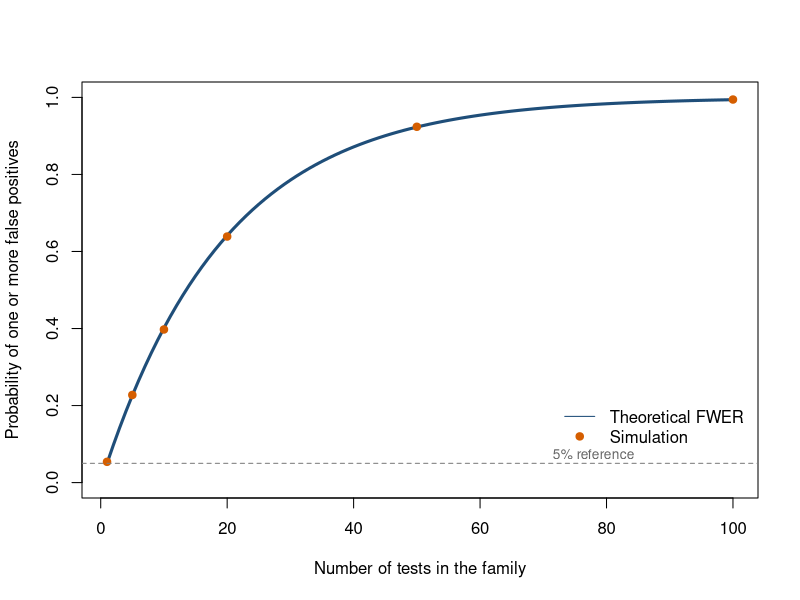

Here is the R script that generated this plot:
## ---- chunk 1
#| label: setup
#| include: false
knitr::opts_chunk$set(
  echo = TRUE,
  message = FALSE,
  warning = FALSE,
  fig.align = "center",
  fig.width = 7,
  fig.height = 4.5
)
## ---- chunk 2
#| label: fig-fwer-growth
#| fig-cap: "The probability of at least one false positive grows rapidly as more independent true null hypotheses are tested at alpha = .05. Simulated points sit on the theoretical curve."
#| fig-alt: "Line graph with the number of tests in the family from 1 to 100 on the x axis and the probability of one or more false positives from 0 to 1 on the y axis. A dark blue curve starts at 0.05 for a single test, climbs steeply to about 0.40 by 10 tests and about 0.64 by 20, then flattens as it approaches 1, reaching about 0.92 at 50 tests and nearly 1 at 100. Six orange simulated points at 1, 5, 10, 20, 50 and 100 tests sit directly on the curve. A dashed grey horizontal line near the bottom marks the 5 percent reference level, which the curve leaves immediately."
set.seed(343)

alpha <- .05
m_grid <- 1:100
theoretical_fwer <- 1 - (1 - alpha)^m_grid

simulated_at <- c(1, 5, 10, 20, 50, 100)
simulated_fwer <- vapply(simulated_at, function(m) {
  p_values <- matrix(runif(20000 * m), ncol = m)
  mean(rowSums(p_values <= alpha) > 0)
}, numeric(1))

plot(
  m_grid, theoretical_fwer,
  type = "l", lwd = 3, col = "#1F4E79",
  ylim = c(0, 1),
  xlab = "Number of tests in the family",
  ylab = "Probability of one or more false positives"
)
points(simulated_at, simulated_fwer, pch = 19, col = "#D55E00")
abline(h = .05, lty = 2, col = "gray50")
legend(
  "bottomright",
  inset = c(.01, .10),
  legend = c("Theoretical FWER", "Simulation"),
  col = c("#1F4E79", "#D55E00"),
  lty = c(1, NA), pch = c(NA, 19), bty = "n"
)
text(78, .075, "5% reference", col = "gray40", cex = .82)
## ---- chunk 3
raw_p <- c(.001, .012, .021, .046, .210, .730)

data.frame(
  test = paste("Hypothesis", 1:length(raw_p)),
  raw = raw_p,
  bonferroni = p.adjust(raw_p, method = "bonferroni"),
  holm = p.adjust(raw_p, method = "holm")
)
## ---- chunk 4
data.frame(
  test = paste("Hypothesis", 1:length(raw_p)),
  raw = raw_p,
  holm_fwer = p.adjust(raw_p, method = "holm"),
  bh_fdr = p.adjust(raw_p, method = "BH")
)
## ---- chunk 5
#| label: multiple-testing-simulation
set.seed(343)

n_families <- 5000
n_tests <- 20
n_real <- 5

z_values <- matrix(rnorm(n_families * n_tests), nrow = n_families)
z_values[, 1:n_real] <- z_values[, 1:n_real] + 2.5
p_matrix <- 2 * pnorm(-abs(z_values))

adjust_rows <- function(method) {
  t(apply(p_matrix, 1, function(p) p.adjust(p, method = method) <= .05))
}

rejections <- list(
  Unadjusted = p_matrix <= .05,
  Bonferroni = adjust_rows("bonferroni"),
  Holm = adjust_rows("holm"),
  BH_FDR = adjust_rows("BH")
)

summarize_method <- function(reject) {
  true_discoveries <- rowSums(reject[, 1:n_real, drop = FALSE])
  false_discoveries <- rowSums(reject[, (n_real + 1):n_tests, drop = FALSE])
  total_discoveries <- true_discoveries + false_discoveries
  false_discovery_proportion <- ifelse(
    total_discoveries == 0,
    0,
    false_discoveries / total_discoveries
  )

  c(
    average_true_discoveries = mean(true_discoveries),
    probability_any_false_positive = mean(false_discoveries > 0),
    average_false_discovery_proportion = mean(false_discovery_proportion)
  )
}

round(t(vapply(rejections, summarize_method, numeric(3))), 3)
## ---- chunk 6
#| label: regression-family
set.seed(343)

n_people <- 100
kitchen_sink <- as.data.frame(matrix(rnorm(n_people * 12), nrow = n_people))
names(kitchen_sink) <- paste0("V", 1:12)

# Only V1 and V2 are real. V3 through V12 are noise.
kitchen_sink$Focus <-
  0.45 * kitchen_sink$V1 -
  0.38 * kitchen_sink$V2 +
  rnorm(n_people)

sink_model <- lm(Focus ~ ., data = kitchen_sink)

coefficient_p <- coef(summary(sink_model))[-1, "Pr(>|t|)"]

round(data.frame(
  raw  = coefficient_p,
  holm = p.adjust(coefficient_p, method = "holm"),
  BH   = p.adjust(coefficient_p, method = "BH")
), 4)
## ---- chunk 7
#| label: emmeans-family
library(emmeans)

set.seed(343)
n <- 20

drive_data <- data.frame(
  Condition = factor(
    rep(c("No Distraction", "Podcast", "Lecture", "Texting"), each = n),
    levels = c("No Distraction", "Podcast", "Lecture", "Texting")
  ),
  RT = c(
    rnorm(n, 0.70, 0.25),
    rnorm(n, 0.86, 0.25),
    rnorm(n, 0.92, 0.25),
    rnorm(n, 1.08, 0.25)
  )
)

drive_model <- lm(RT ~ Condition, data = drive_data)
anova(drive_model)
## ---- chunk 8
#| label: emmeans-default
drive_means <- emmeans(drive_model, ~ Condition)

pairs(drive_means)
## ---- chunk 9
#| label: emmeans-adjust-menu
pairs(drive_means, adjust = "none")

pairs(drive_means, adjust = "holm")
## ---- chunk 10
#| label: emmeans-comparison
adjust_column <- function(method) {
  as.data.frame(pairs(drive_means, adjust = method))$p.value
}

data.frame(
  contrast = as.data.frame(pairs(drive_means))$contrast,
  none     = round(adjust_column("none"), 4),
  tukey    = round(adjust_column("tukey"), 4),
  holm     = round(adjust_column("holm"), 4)
)
